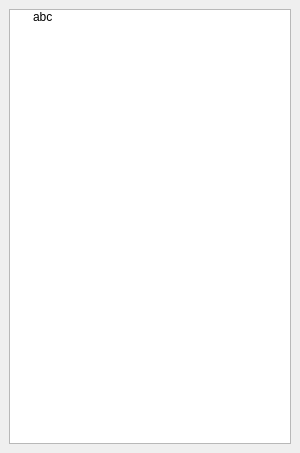
<?xml version="1.0" encoding="UTF-8"?>
<ui version="4.0">
 <class>MainWindow</class>
 <widget class="QMainWindow" name="MainWindow">
  <property name="geometry">
   <rect>
    <x>0</x>
    <y>0</y>
    <width>300</width>
    <height>453</height>
   </rect>
  </property>
  <property name="windowTitle">
   <string>MainWindow</string>
  </property>
  <widget class="QWidget" name="centralwidget">
   <layout class="QVBoxLayout" name="verticalLayout">
    <item>
     <widget class="QSplitter" name="splitter">
      <property name="orientation">
       <enum>Qt::Horizontal</enum>
      </property>
      <widget class="QTreeWidget" name="treewidget">
       <property name="alternatingRowColors">
        <bool>true</bool>
       </property>
       <property name="selectionMode">
        <enum>QAbstractItemView::SingleSelection</enum>
       </property>
       <property name="sortingEnabled">
        <bool>true</bool>
       </property>
       <attribute name="headerVisible">
        <bool>false</bool>
       </attribute>
       <column>
        <property name="text">
         <string notr="true">1</string>
        </property>
       </column>
       <item>
        <property name="text">
         <string>abc</string>
        </property>
        <property name="whatsThis">
         <string>hellooooooooo</string>
        </property>
       </item>
      </widget>
     </widget>
    </item>
   </layout>
  </widget>
  <widget class="QMenuBar" name="menubar">
   <property name="geometry">
    <rect>
     <x>0</x>
     <y>0</y>
     <width>300</width>
     <height>23</height>
    </rect>
   </property>
  </widget>
 </widget>
 <resources/>
 <connections/>
</ui>
